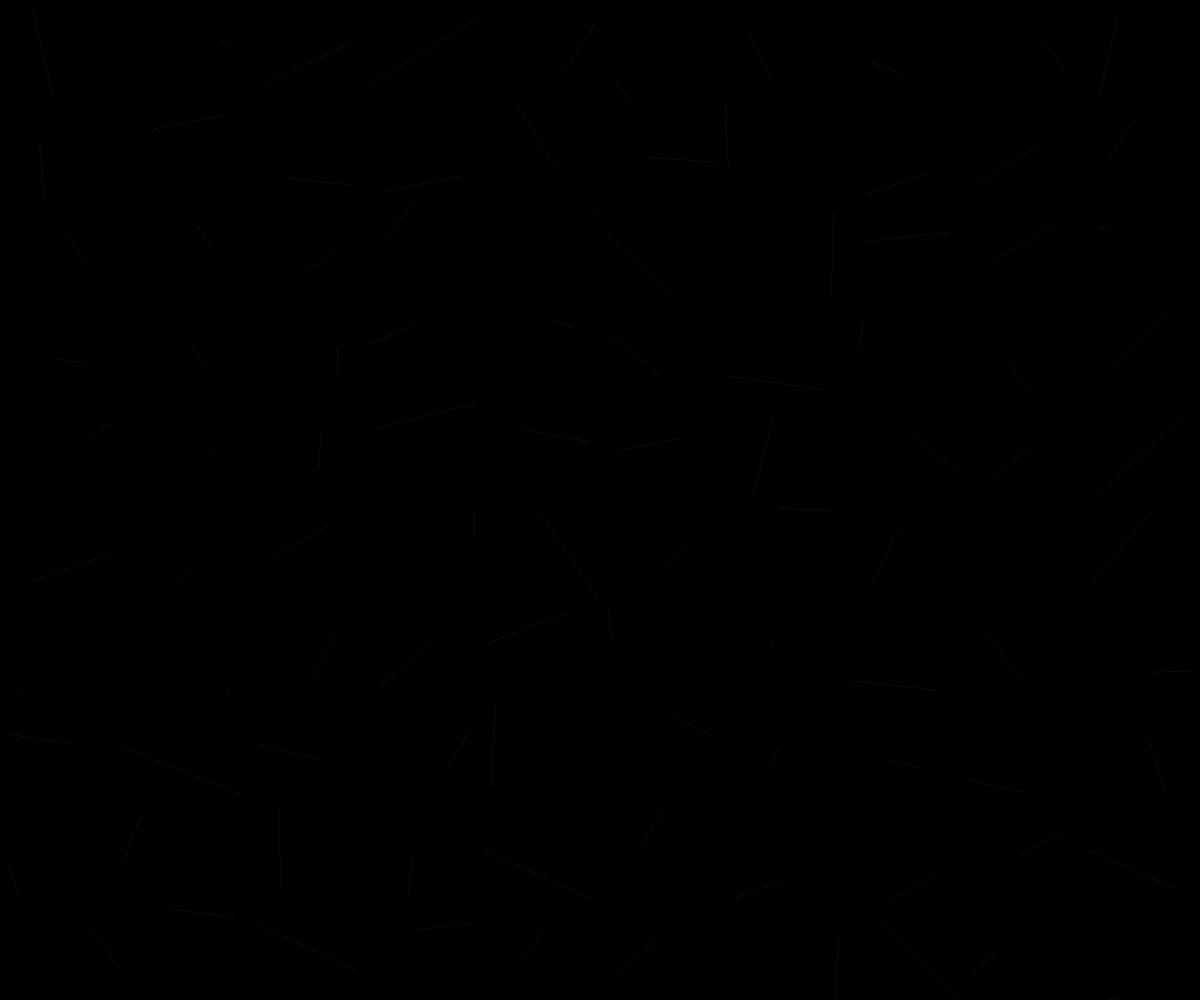
Frame 1 (no input)
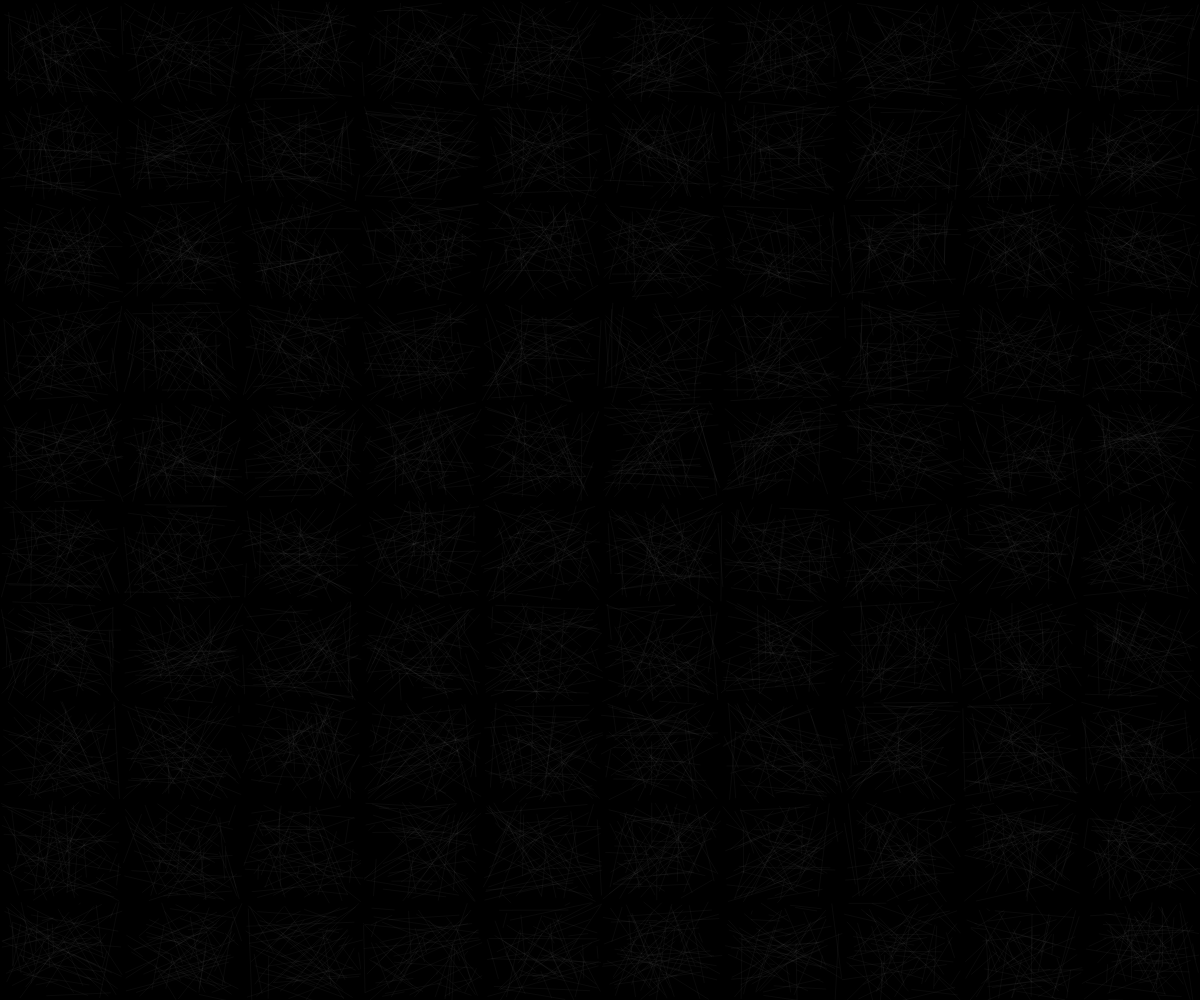
Frame 60 (no input)
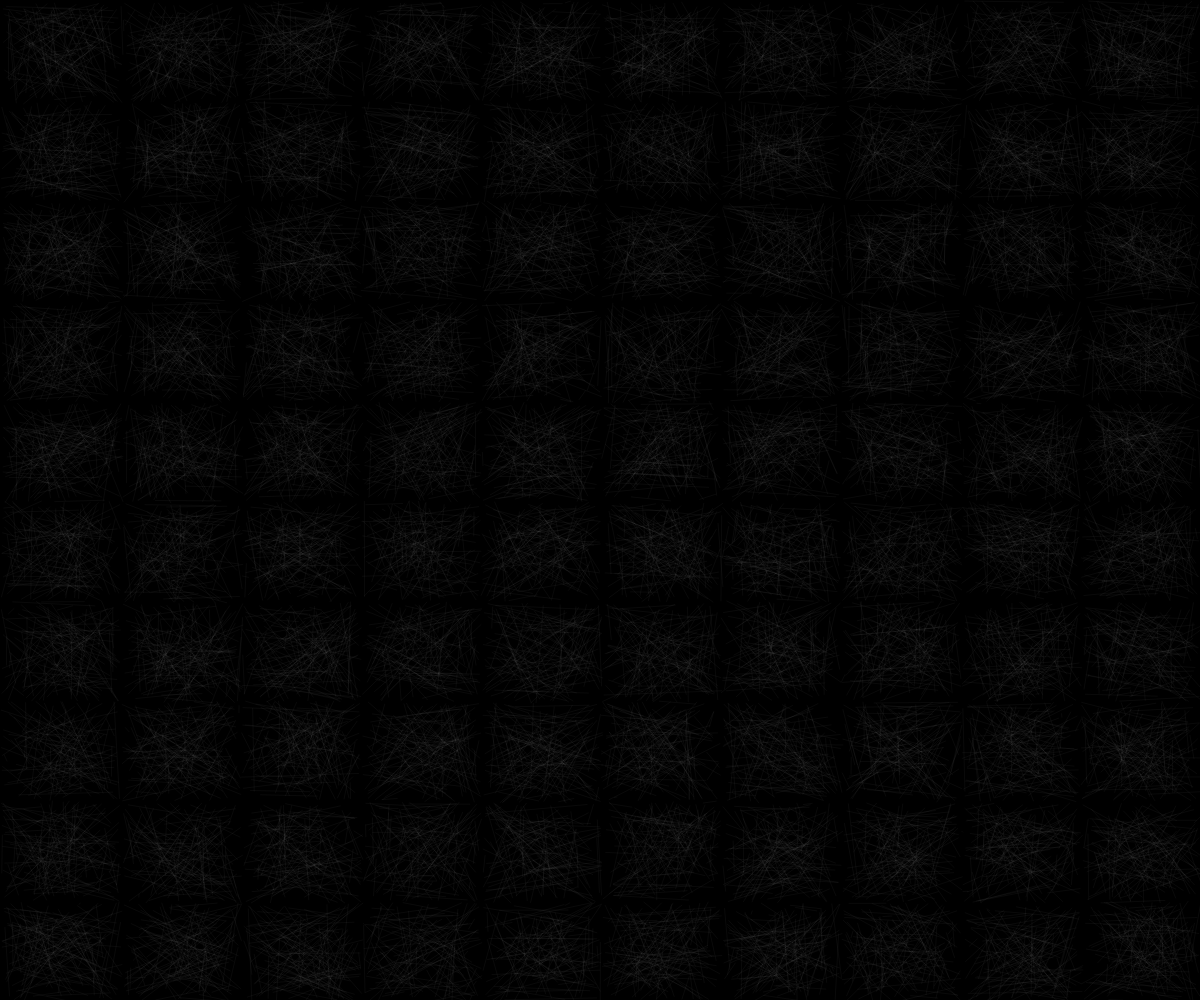
Frame 120 (the mouse pressed at the canvas centre since frame 60)

The p5.js sketch that drew these frames (run headless with seeded random() and noise() and a simulated clock; from frame 60 on, the mouse is pressed at the canvas centre):

// p5.js sketch
// ── sketch.js
let grid = [];
let cols, rows;
let cellWidth, cellHeight;
let steps = 0;
let stepover = 100;


function setup() {
    createCanvas(windowWidth, windowHeight);
    background(0); // Set background to white

    // Define the number of columns and rows
    cols = 10;
    rows = 10;

    // Calculate the width and height of each cell
    cellWidth = width / cols;
    cellHeight = height / rows;

    // Populate the grid array with boundary coordinates for each cell
    for (let i = 0; i < cols; i++) {
        for (let j = 0; j < rows; j++) {
            let x1 = i * cellWidth;
            let y1 = j * cellHeight;
            let x2 = x1 + cellWidth;
            let y2 = y1 + cellHeight;
            let interval = floor(random(1, 4))
            grid.push({x1, y1, x2, y2, interval});
        }
    }

    // Draw the grid
    // drawGrid();

    console.log(grid)
}


function draw() {
    // You can add any dynamic drawing code here if needed
  for (let cell of grid){
    if( steps >= stepover){
        steps = 0;
        cell.interval += cell.interval;
    }

    x1 = random(cell.x1 + cell.interval, cell.x2+cell.interval)
    y1 = random(cell.y1+cell.interval, cell.y2+cell.interval)
    x2 = random(cell.x1+cell.interval, cell.x2+cell.interval)
    y2 = random(cell.y1+cell.interval, cell.y2+cell.interval)
    stroke(255,255,255,10);
    line(x1, y1 , x2, y2);
    // console.log(x1)
  }

  steps++;

  frameRate(90);
}

function drawGrid() {
    for (let cell of grid) {
        // Draw the cell boundaries
        stroke(255,255,255); // Set stroke color to black
        noFill();  // No fill for the rectangles
        rect(cell.x1, cell.y1, cellWidth, cellHeight);
    }
}
